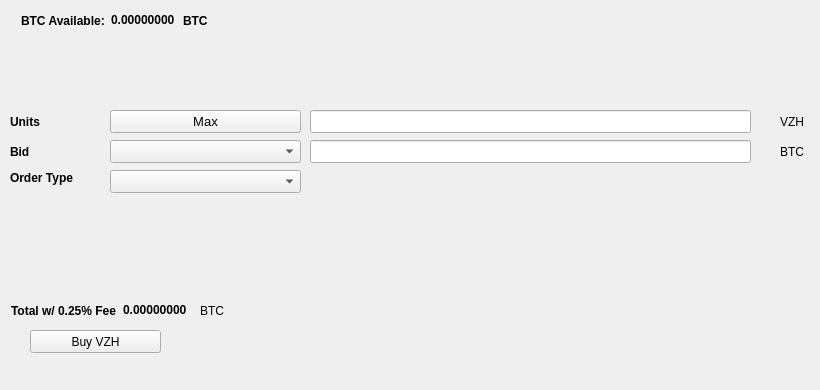
   <widget class="QWidget" name="BuyTab">
    <attribute name="title">
     <string>Buy</string>
    </attribute>
    <widget class="QPushButton" name="BuyVSX">
     <property name="geometry">
      <rect>
       <x>30</x>
       <y>330</y>
       <width>131</width>
       <height>23</height>
      </rect>
     </property>
     <property name="text">
      <string>Buy VZH</string>
     </property>
     <property name="icon">
      <iconset resource="../Vizeh.qrc">
       <normaloff>:/icons/bitcoin</normaloff>:/icons/bitcoin</iconset>
     </property>
    </widget>
    <widget class="QLabel" name="label_3">
     <property name="geometry">
      <rect>
       <x>10</x>
       <y>110</y>
       <width>46</width>
       <height>23</height>
      </rect>
     </property>
     <property name="font">
      <font>
       <weight>75</weight>
       <bold>true</bold>
      </font>
     </property>
     <property name="text">
      <string>Units</string>
     </property>
    </widget>
    <widget class="QLineEdit" name="UnitsInput">
     <property name="geometry">
      <rect>
       <x>310</x>
       <y>110</y>
       <width>441</width>
       <height>23</height>
      </rect>
     </property>
     <property name="font">
      <font>
       <pointsize>9</pointsize>
       <weight>75</weight>
       <bold>true</bold>
      </font>
     </property>
    </widget>
    <widget class="QLineEdit" name="BuyBidPriceEdit">
     <property name="geometry">
      <rect>
       <x>310</x>
       <y>140</y>
       <width>441</width>
       <height>23</height>
      </rect>
     </property>
     <property name="font">
      <font>
       <pointsize>9</pointsize>
       <weight>75</weight>
       <bold>true</bold>
      </font>
     </property>
    </widget>
    <widget class="QLabel" name="label_4">
     <property name="geometry">
      <rect>
       <x>780</x>
       <y>110</y>
       <width>31</width>
       <height>23</height>
      </rect>
     </property>
     <property name="text">
      <string>VZH</string>
     </property>
    </widget>
    <widget class="QLabel" name="label_5">
     <property name="geometry">
      <rect>
       <x>780</x>
       <y>140</y>
       <width>31</width>
       <height>23</height>
      </rect>
     </property>
     <property name="text">
      <string>BTC</string>
     </property>
    </widget>
    <widget class="QLabel" name="label_6">
     <property name="geometry">
      <rect>
       <x>10</x>
       <y>140</y>
       <width>46</width>
       <height>23</height>
      </rect>
     </property>
     <property name="font">
      <font>
       <weight>75</weight>
       <bold>true</bold>
      </font>
     </property>
     <property name="text">
      <string>Bid</string>
     </property>
    </widget>
    <widget class="QLabel" name="label_7">
     <property name="geometry">
      <rect>
       <x>10</x>
       <y>170</y>
       <width>91</width>
       <height>16</height>
      </rect>
     </property>
     <property name="font">
      <font>
       <weight>75</weight>
       <bold>true</bold>
      </font>
     </property>
     <property name="text">
      <string>Order Type</string>
     </property>
    </widget>
    <widget class="QPushButton" name="Buy_Max_Amount">
     <property name="geometry">
      <rect>
       <x>110</x>
       <y>110</y>
       <width>191</width>
       <height>23</height>
      </rect>
     </property>
     <property name="font">
      <font>
       <pointsize>10</pointsize>
      </font>
     </property>
     <property name="text">
      <string>Max</string>
     </property>
    </widget>
    <widget class="QComboBox" name="BuyBidcomboBox">
     <property name="geometry">
      <rect>
       <x>110</x>
       <y>140</y>
       <width>191</width>
       <height>23</height>
      </rect>
     </property>
     <property name="font">
      <font>
       <pointsize>10</pointsize>
      </font>
     </property>
    </widget>
    <widget class="QComboBox" name="buyOrdertypeCombo">
     <property name="geometry">
      <rect>
       <x>110</x>
       <y>170</y>
       <width>191</width>
       <height>23</height>
      </rect>
     </property>
     <property name="font">
      <font>
       <pointsize>10</pointsize>
      </font>
     </property>
    </widget>
    <widget class="QWidget" name="layoutWidget1">
     <property name="geometry">
      <rect>
       <x>21</x>
       <y>11</y>
       <width>227</width>
       <height>19</height>
      </rect>
     </property>
     <layout class="QHBoxLayout" name="horizontalLayout_3">
      <item>
       <widget class="QLabel" name="label232">
        <property name="font">
         <font>
          <weight>75</weight>
          <bold>true</bold>
         </font>
        </property>
        <property name="text">
         <string>BTC Available:</string>
        </property>
       </widget>
      </item>
      <item>
       <widget class="QLabel" name="BtcAvailableLbl">
        <property name="palette">
         <palette>
          <active>
           <colorrole role="WindowText">
            <brush brushstyle="SolidPattern">
             <color alpha="255">
              <red>0</red>
              <green>0</green>
              <blue>0</blue>
             </color>
            </brush>
           </colorrole>
           <colorrole role="Button">
            <brush brushstyle="SolidPattern">
             <color alpha="255">
              <red>0</red>
              <green>170</green>
              <blue>0</blue>
             </color>
            </brush>
           </colorrole>
           <colorrole role="Light">
            <brush brushstyle="SolidPattern">
             <color alpha="255">
              <red>0</red>
              <green>255</green>
              <blue>0</blue>
             </color>
            </brush>
           </colorrole>
           <colorrole role="Midlight">
            <brush brushstyle="SolidPattern">
             <color alpha="255">
              <red>0</red>
              <green>212</green>
              <blue>0</blue>
             </color>
            </brush>
           </colorrole>
           <colorrole role="Dark">
            <brush brushstyle="SolidPattern">
             <color alpha="255">
              <red>0</red>
              <green>85</green>
              <blue>0</blue>
             </color>
            </brush>
           </colorrole>
           <colorrole role="Mid">
            <brush brushstyle="SolidPattern">
             <color alpha="255">
              <red>0</red>
              <green>113</green>
              <blue>0</blue>
             </color>
            </brush>
           </colorrole>
           <colorrole role="Text">
            <brush brushstyle="SolidPattern">
             <color alpha="255">
              <red>0</red>
              <green>170</green>
              <blue>0</blue>
             </color>
            </brush>
           </colorrole>
           <colorrole role="BrightText">
            <brush brushstyle="SolidPattern">
             <color alpha="255">
              <red>255</red>
              <green>255</green>
              <blue>255</blue>
             </color>
            </brush>
           </colorrole>
           <colorrole role="ButtonText">
            <brush brushstyle="SolidPattern">
             <color alpha="255">
              <red>0</red>
              <green>0</green>
              <blue>0</blue>
             </color>
            </brush>
           </colorrole>
           <colorrole role="Base">
            <brush brushstyle="SolidPattern">
             <color alpha="255">
              <red>255</red>
              <green>255</green>
              <blue>255</blue>
             </color>
            </brush>
           </colorrole>
           <colorrole role="Window">
            <brush brushstyle="SolidPattern">
             <color alpha="255">
              <red>0</red>
              <green>170</green>
              <blue>0</blue>
             </color>
            </brush>
           </colorrole>
           <colorrole role="Shadow">
            <brush brushstyle="SolidPattern">
             <color alpha="255">
              <red>0</red>
              <green>0</green>
              <blue>0</blue>
             </color>
            </brush>
           </colorrole>
           <colorrole role="AlternateBase">
            <brush brushstyle="SolidPattern">
             <color alpha="255">
              <red>127</red>
              <green>212</green>
              <blue>127</blue>
             </color>
            </brush>
           </colorrole>
           <colorrole role="ToolTipBase">
            <brush brushstyle="SolidPattern">
             <color alpha="255">
              <red>255</red>
              <green>255</green>
              <blue>220</blue>
             </color>
            </brush>
           </colorrole>
           <colorrole role="ToolTipText">
            <brush brushstyle="SolidPattern">
             <color alpha="255">
              <red>0</red>
              <green>0</green>
              <blue>0</blue>
             </color>
            </brush>
           </colorrole>
          </active>
          <inactive>
           <colorrole role="WindowText">
            <brush brushstyle="SolidPattern">
             <color alpha="255">
              <red>0</red>
              <green>0</green>
              <blue>0</blue>
             </color>
            </brush>
           </colorrole>
           <colorrole role="Button">
            <brush brushstyle="SolidPattern">
             <color alpha="255">
              <red>0</red>
              <green>170</green>
              <blue>0</blue>
             </color>
            </brush>
           </colorrole>
           <colorrole role="Light">
            <brush brushstyle="SolidPattern">
             <color alpha="255">
              <red>0</red>
              <green>255</green>
              <blue>0</blue>
             </color>
            </brush>
           </colorrole>
           <colorrole role="Midlight">
            <brush brushstyle="SolidPattern">
             <color alpha="255">
              <red>0</red>
              <green>212</green>
              <blue>0</blue>
             </color>
            </brush>
           </colorrole>
           <colorrole role="Dark">
            <brush brushstyle="SolidPattern">
             <color alpha="255">
              <red>0</red>
              <green>85</green>
              <blue>0</blue>
             </color>
            </brush>
           </colorrole>
           <colorrole role="Mid">
            <brush brushstyle="SolidPattern">
             <color alpha="255">
              <red>0</red>
              <green>113</green>
              <blue>0</blue>
             </color>
            </brush>
           </colorrole>
           <colorrole role="Text">
            <brush brushstyle="SolidPattern">
             <color alpha="255">
              <red>0</red>
              <green>170</green>
              <blue>0</blue>
             </color>
            </brush>
           </colorrole>
           <colorrole role="BrightText">
            <brush brushstyle="SolidPattern">
             <color alpha="255">
              <red>255</red>
              <green>255</green>
              <blue>255</blue>
             </color>
            </brush>
           </colorrole>
           <colorrole role="ButtonText">
            <brush brushstyle="SolidPattern">
             <color alpha="255">
              <red>0</red>
              <green>0</green>
              <blue>0</blue>
             </color>
            </brush>
           </colorrole>
           <colorrole role="Base">
            <brush brushstyle="SolidPattern">
             <color alpha="255">
              <red>255</red>
              <green>255</green>
              <blue>255</blue>
             </color>
            </brush>
           </colorrole>
           <colorrole role="Window">
            <brush brushstyle="SolidPattern">
             <color alpha="255">
              <red>0</red>
              <green>170</green>
              <blue>0</blue>
             </color>
            </brush>
           </colorrole>
           <colorrole role="Shadow">
            <brush brushstyle="SolidPattern">
             <color alpha="255">
              <red>0</red>
              <green>0</green>
              <blue>0</blue>
             </color>
            </brush>
           </colorrole>
           <colorrole role="AlternateBase">
            <brush brushstyle="SolidPattern">
             <color alpha="255">
              <red>127</red>
              <green>212</green>
              <blue>127</blue>
             </color>
            </brush>
           </colorrole>
           <colorrole role="ToolTipBase">
            <brush brushstyle="SolidPattern">
             <color alpha="255">
              <red>255</red>
              <green>255</green>
              <blue>220</blue>
             </color>
            </brush>
           </colorrole>
           <colorrole role="ToolTipText">
            <brush brushstyle="SolidPattern">
             <color alpha="255">
              <red>0</red>
              <green>0</green>
              <blue>0</blue>
             </color>
            </brush>
           </colorrole>
          </inactive>
          <disabled>
           <colorrole role="WindowText">
            <brush brushstyle="SolidPattern">
             <color alpha="255">
              <red>0</red>
              <green>85</green>
              <blue>0</blue>
             </color>
            </brush>
           </colorrole>
           <colorrole role="Button">
            <brush brushstyle="SolidPattern">
             <color alpha="255">
              <red>0</red>
              <green>170</green>
              <blue>0</blue>
             </color>
            </brush>
           </colorrole>
           <colorrole role="Light">
            <brush brushstyle="SolidPattern">
             <color alpha="255">
              <red>0</red>
              <green>255</green>
              <blue>0</blue>
             </color>
            </brush>
           </colorrole>
           <colorrole role="Midlight">
            <brush brushstyle="SolidPattern">
             <color alpha="255">
              <red>0</red>
              <green>212</green>
              <blue>0</blue>
             </color>
            </brush>
           </colorrole>
           <colorrole role="Dark">
            <brush brushstyle="SolidPattern">
             <color alpha="255">
              <red>0</red>
              <green>85</green>
              <blue>0</blue>
             </color>
            </brush>
           </colorrole>
           <colorrole role="Mid">
            <brush brushstyle="SolidPattern">
             <color alpha="255">
              <red>0</red>
              <green>113</green>
              <blue>0</blue>
             </color>
            </brush>
           </colorrole>
           <colorrole role="Text">
            <brush brushstyle="SolidPattern">
             <color alpha="255">
              <red>0</red>
              <green>85</green>
              <blue>0</blue>
             </color>
            </brush>
           </colorrole>
           <colorrole role="BrightText">
            <brush brushstyle="SolidPattern">
             <color alpha="255">
              <red>255</red>
              <green>255</green>
              <blue>255</blue>
             </color>
            </brush>
           </colorrole>
           <colorrole role="ButtonText">
            <brush brushstyle="SolidPattern">
             <color alpha="255">
              <red>0</red>
              <green>85</green>
              <blue>0</blue>
             </color>
            </brush>
           </colorrole>
           <colorrole role="Base">
            <brush brushstyle="SolidPattern">
             <color alpha="255">
              <red>0</red>
              <green>170</green>
              <blue>0</blue>
             </color>
            </brush>
           </colorrole>
           <colorrole role="Window">
            <brush brushstyle="SolidPattern">
             <color alpha="255">
              <red>0</red>
              <green>170</green>
              <blue>0</blue>
             </color>
            </brush>
           </colorrole>
           <colorrole role="Shadow">
            <brush brushstyle="SolidPattern">
             <color alpha="255">
              <red>0</red>
              <green>0</green>
              <blue>0</blue>
             </color>
            </brush>
           </colorrole>
           <colorrole role="AlternateBase">
            <brush brushstyle="SolidPattern">
             <color alpha="255">
              <red>0</red>
              <green>170</green>
              <blue>0</blue>
             </color>
            </brush>
           </colorrole>
           <colorrole role="ToolTipBase">
            <brush brushstyle="SolidPattern">
             <color alpha="255">
              <red>255</red>
              <green>255</green>
              <blue>220</blue>
             </color>
            </brush>
           </colorrole>
           <colorrole role="ToolTipText">
            <brush brushstyle="SolidPattern">
             <color alpha="255">
              <red>0</red>
              <green>0</green>
              <blue>0</blue>
             </color>
            </brush>
           </colorrole>
          </disabled>
         </palette>
        </property>
        <property name="font">
         <font>
          <weight>75</weight>
          <bold>true</bold>
         </font>
        </property>
        <property name="text">
         <string>0.00000000</string>
        </property>
        <property name="textInteractionFlags">
         <set>Qt::LinksAccessibleByMouse|Qt::TextSelectableByKeyboard|Qt::TextSelectableByMouse</set>
        </property>
       </widget>
      </item>
      <item>
       <widget class="QLabel" name="BtcAvailableLbl_2">
        <property name="font">
         <font>
          <weight>75</weight>
          <bold>true</bold>
         </font>
        </property>
        <property name="text">
         <string>BTC</string>
        </property>
       </widget>
      </item>
     </layout>
    </widget>
    <widget class="QWidget" name="layoutWidge2">
     <property name="geometry">
      <rect>
       <x>11</x>
       <y>301</y>
       <width>259</width>
       <height>19</height>
      </rect>
     </property>
     <layout class="QHBoxLayout" name="horizontalLayout_4">
      <item>
       <widget class="QLabel" name="label_9">
        <property name="font">
         <font>
          <weight>75</weight>
          <bold>true</bold>
         </font>
        </property>
        <property name="text">
         <string>Total w/ 0.25% Fee</string>
        </property>
       </widget>
      </item>
      <item>
       <widget class="QLabel" name="BuyCostLabel">
        <property name="palette">
         <palette>
          <active>
           <colorrole role="WindowText">
            <brush brushstyle="SolidPattern">
             <color alpha="255">
              <red>0</red>
              <green>0</green>
              <blue>0</blue>
             </color>
            </brush>
           </colorrole>
           <colorrole role="Button">
            <brush brushstyle="SolidPattern">
             <color alpha="255">
              <red>0</red>
              <green>170</green>
              <blue>0</blue>
             </color>
            </brush>
           </colorrole>
           <colorrole role="Light">
            <brush brushstyle="SolidPattern">
             <color alpha="255">
              <red>0</red>
              <green>255</green>
              <blue>0</blue>
             </color>
            </brush>
           </colorrole>
           <colorrole role="Midlight">
            <brush brushstyle="SolidPattern">
             <color alpha="255">
              <red>0</red>
              <green>212</green>
              <blue>0</blue>
             </color>
            </brush>
           </colorrole>
           <colorrole role="Dark">
            <brush brushstyle="SolidPattern">
             <color alpha="255">
              <red>0</red>
              <green>85</green>
              <blue>0</blue>
             </color>
            </brush>
           </colorrole>
           <colorrole role="Mid">
            <brush brushstyle="SolidPattern">
             <color alpha="255">
              <red>0</red>
              <green>113</green>
              <blue>0</blue>
             </color>
            </brush>
           </colorrole>
           <colorrole role="Text">
            <brush brushstyle="SolidPattern">
             <color alpha="255">
              <red>0</red>
              <green>170</green>
              <blue>0</blue>
             </color>
            </brush>
           </colorrole>
           <colorrole role="BrightText">
            <brush brushstyle="SolidPattern">
             <color alpha="255">
              <red>255</red>
              <green>255</green>
              <blue>255</blue>
             </color>
            </brush>
           </colorrole>
           <colorrole role="ButtonText">
            <brush brushstyle="SolidPattern">
             <color alpha="255">
              <red>0</red>
              <green>0</green>
              <blue>0</blue>
             </color>
            </brush>
           </colorrole>
           <colorrole role="Base">
            <brush brushstyle="SolidPattern">
             <color alpha="255">
              <red>255</red>
              <green>255</green>
              <blue>255</blue>
             </color>
            </brush>
           </colorrole>
           <colorrole role="Window">
            <brush brushstyle="SolidPattern">
             <color alpha="255">
              <red>0</red>
              <green>170</green>
              <blue>0</blue>
             </color>
            </brush>
           </colorrole>
           <colorrole role="Shadow">
            <brush brushstyle="SolidPattern">
             <color alpha="255">
              <red>0</red>
              <green>0</green>
              <blue>0</blue>
             </color>
            </brush>
           </colorrole>
           <colorrole role="AlternateBase">
            <brush brushstyle="SolidPattern">
             <color alpha="255">
              <red>127</red>
              <green>212</green>
              <blue>127</blue>
             </color>
            </brush>
           </colorrole>
           <colorrole role="ToolTipBase">
            <brush brushstyle="SolidPattern">
             <color alpha="255">
              <red>255</red>
              <green>255</green>
              <blue>220</blue>
             </color>
            </brush>
           </colorrole>
           <colorrole role="ToolTipText">
            <brush brushstyle="SolidPattern">
             <color alpha="255">
              <red>0</red>
              <green>0</green>
              <blue>0</blue>
             </color>
            </brush>
           </colorrole>
          </active>
          <inactive>
           <colorrole role="WindowText">
            <brush brushstyle="SolidPattern">
             <color alpha="255">
              <red>0</red>
              <green>0</green>
              <blue>0</blue>
             </color>
            </brush>
           </colorrole>
           <colorrole role="Button">
            <brush brushstyle="SolidPattern">
             <color alpha="255">
              <red>0</red>
              <green>170</green>
              <blue>0</blue>
             </color>
            </brush>
           </colorrole>
           <colorrole role="Light">
            <brush brushstyle="SolidPattern">
             <color alpha="255">
              <red>0</red>
              <green>255</green>
              <blue>0</blue>
             </color>
            </brush>
           </colorrole>
           <colorrole role="Midlight">
            <brush brushstyle="SolidPattern">
             <color alpha="255">
              <red>0</red>
              <green>212</green>
              <blue>0</blue>
             </color>
            </brush>
           </colorrole>
           <colorrole role="Dark">
            <brush brushstyle="SolidPattern">
             <color alpha="255">
              <red>0</red>
              <green>85</green>
              <blue>0</blue>
             </color>
            </brush>
           </colorrole>
           <colorrole role="Mid">
            <brush brushstyle="SolidPattern">
             <color alpha="255">
              <red>0</red>
              <green>113</green>
              <blue>0</blue>
             </color>
            </brush>
           </colorrole>
           <colorrole role="Text">
            <brush brushstyle="SolidPattern">
             <color alpha="255">
              <red>0</red>
              <green>170</green>
              <blue>0</blue>
             </color>
            </brush>
           </colorrole>
           <colorrole role="BrightText">
            <brush brushstyle="SolidPattern">
             <color alpha="255">
              <red>255</red>
              <green>255</green>
              <blue>255</blue>
             </color>
            </brush>
           </colorrole>
           <colorrole role="ButtonText">
            <brush brushstyle="SolidPattern">
             <color alpha="255">
              <red>0</red>
              <green>0</green>
              <blue>0</blue>
             </color>
            </brush>
           </colorrole>
           <colorrole role="Base">
            <brush brushstyle="SolidPattern">
             <color alpha="255">
              <red>255</red>
              <green>255</green>
              <blue>255</blue>
             </color>
            </brush>
           </colorrole>
           <colorrole role="Window">
            <brush brushstyle="SolidPattern">
             <color alpha="255">
              <red>0</red>
              <green>170</green>
              <blue>0</blue>
             </color>
            </brush>
           </colorrole>
           <colorrole role="Shadow">
            <brush brushstyle="SolidPattern">
             <color alpha="255">
              <red>0</red>
              <green>0</green>
              <blue>0</blue>
             </color>
            </brush>
           </colorrole>
           <colorrole role="AlternateBase">
            <brush brushstyle="SolidPattern">
             <color alpha="255">
              <red>127</red>
              <green>212</green>
              <blue>127</blue>
             </color>
            </brush>
           </colorrole>
           <colorrole role="ToolTipBase">
            <brush brushstyle="SolidPattern">
             <color alpha="255">
              <red>255</red>
              <green>255</green>
              <blue>220</blue>
             </color>
            </brush>
           </colorrole>
           <colorrole role="ToolTipText">
            <brush brushstyle="SolidPattern">
             <color alpha="255">
              <red>0</red>
              <green>0</green>
              <blue>0</blue>
             </color>
            </brush>
           </colorrole>
          </inactive>
          <disabled>
           <colorrole role="WindowText">
            <brush brushstyle="SolidPattern">
             <color alpha="255">
              <red>0</red>
              <green>85</green>
              <blue>0</blue>
             </color>
            </brush>
           </colorrole>
           <colorrole role="Button">
            <brush brushstyle="SolidPattern">
             <color alpha="255">
              <red>0</red>
              <green>170</green>
              <blue>0</blue>
             </color>
            </brush>
           </colorrole>
           <colorrole role="Light">
            <brush brushstyle="SolidPattern">
             <color alpha="255">
              <red>0</red>
              <green>255</green>
              <blue>0</blue>
             </color>
            </brush>
           </colorrole>
           <colorrole role="Midlight">
            <brush brushstyle="SolidPattern">
             <color alpha="255">
              <red>0</red>
              <green>212</green>
              <blue>0</blue>
             </color>
            </brush>
           </colorrole>
           <colorrole role="Dark">
            <brush brushstyle="SolidPattern">
             <color alpha="255">
              <red>0</red>
              <green>85</green>
              <blue>0</blue>
             </color>
            </brush>
           </colorrole>
           <colorrole role="Mid">
            <brush brushstyle="SolidPattern">
             <color alpha="255">
              <red>0</red>
              <green>113</green>
              <blue>0</blue>
             </color>
            </brush>
           </colorrole>
           <colorrole role="Text">
            <brush brushstyle="SolidPattern">
             <color alpha="255">
              <red>0</red>
              <green>85</green>
              <blue>0</blue>
             </color>
            </brush>
           </colorrole>
           <colorrole role="BrightText">
            <brush brushstyle="SolidPattern">
             <color alpha="255">
              <red>255</red>
              <green>255</green>
              <blue>255</blue>
             </color>
            </brush>
           </colorrole>
           <colorrole role="ButtonText">
            <brush brushstyle="SolidPattern">
             <color alpha="255">
              <red>0</red>
              <green>85</green>
              <blue>0</blue>
             </color>
            </brush>
           </colorrole>
           <colorrole role="Base">
            <brush brushstyle="SolidPattern">
             <color alpha="255">
              <red>0</red>
              <green>170</green>
              <blue>0</blue>
             </color>
            </brush>
           </colorrole>
           <colorrole role="Window">
            <brush brushstyle="SolidPattern">
             <color alpha="255">
              <red>0</red>
              <green>170</green>
              <blue>0</blue>
             </color>
            </brush>
           </colorrole>
           <colorrole role="Shadow">
            <brush brushstyle="SolidPattern">
             <color alpha="255">
              <red>0</red>
              <green>0</green>
              <blue>0</blue>
             </color>
            </brush>
           </colorrole>
           <colorrole role="AlternateBase">
            <brush brushstyle="SolidPattern">
             <color alpha="255">
              <red>0</red>
              <green>170</green>
              <blue>0</blue>
             </color>
            </brush>
           </colorrole>
           <colorrole role="ToolTipBase">
            <brush brushstyle="SolidPattern">
             <color alpha="255">
              <red>255</red>
              <green>255</green>
              <blue>220</blue>
             </color>
            </brush>
           </colorrole>
           <colorrole role="ToolTipText">
            <brush brushstyle="SolidPattern">
             <color alpha="255">
              <red>0</red>
              <green>0</green>
              <blue>0</blue>
             </color>
            </brush>
           </colorrole>
          </disabled>
         </palette>
        </property>
        <property name="font">
         <font>
          <weight>75</weight>
          <bold>true</bold>
         </font>
        </property>
        <property name="autoFillBackground">
         <bool>false</bool>
        </property>
        <property name="text">
         <string>0.00000000</string>
        </property>
        <property name="textInteractionFlags">
         <set>Qt::LinksAccessibleByMouse|Qt::TextSelectableByMouse</set>
        </property>
       </widget>
      </item>
      <item>
       <widget class="QLabel" name="label_10">
        <property name="font">
         <font>
          <weight>50</weight>
          <bold>false</bold>
         </font>
        </property>
        <property name="text">
         <string>BTC</string>
        </property>
       </widget>
      </item>
     </layout>
    </widget>
    <widget class="QLabel" name="label_24">
     <property name="geometry">
      <rect>
       <x>460</x>
       <y>300</y>
       <width>281</width>
       <height>81</height>
      </rect>
     </property>
     <property name="text">
      <string/>
     </property>
     <property name="pixmap">
      <pixmap>:/images/bittrex</pixmap>
     </property>
    </widget>
   </widget>
